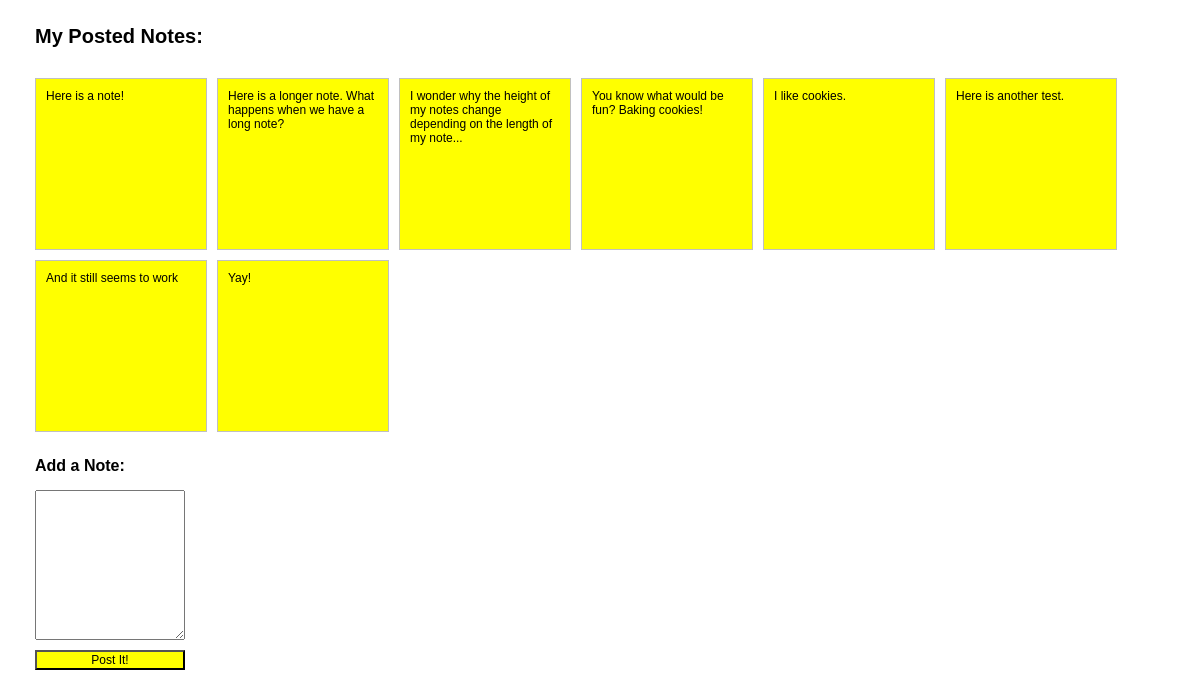
The page / on the database its author committed.
### tables this page shows
CREATE TABLE `posts` (
  `id` int(11) NOT NULL AUTO_INCREMENT,
  `description` text,
  `created_at` datetime DEFAULT NULL,
  `updated_at` datetime DEFAULT NULL,
  PRIMARY KEY (`id`)
);

### connection.php (called while the page is built, shortened)
<?php
function fetch_all($query)
{
	$data = array();
	$result = mysql_query($query);
	while($row = mysql_fetch_assoc($result))
	{
		$data[] = $row;
	}
	return $data;
}
?>

### include/functions.php (the view, shortened to what this page needs)
<?php
	function get_notes()
	{
		$get_notes_query = "SELECT * FROM posts";
		return fetch_all($get_notes_query);
	}
	function display_notes()
	{
		$notes = get_notes();
		$html = "";
		foreach($notes as $note)
		{
			$html .= "<div class='note'>{$note['description']}</div>";
		}
		return $html;
	}
?>

### index.php (shortened to what this page needs)
<?php
	require("connection.php");
	require("include/functions.php");
?>
<html>
	<head>
		<link rel="stylesheet" type="text/css" href="css/mycss.css">
		<link media="all" type="text/css" href="http://ajax.googleapis.com/ajax/libs/jqueryui/1.10.3/themes/ui-lightness/jquery-ui.css" rel="stylesheet" />
	</head>
	<body>
		<div id="container">
			<h1>My Posted Notes:</h1>
			<div id="note_container">
				<?= display_notes() ?>
			</div>
			<form id="create_note" action="process.php" method="post">
				<div><label for="note_description">Add a Note:</label></div>
				<div><textarea id="note_description" name="note_description"></textarea></div>
				<input type="submit" value="Post It!" />
			</form>
		</div>
	</body>
</html>

### css/mycss.css (style rules this page uses)
* { color: #000; font: inherit; font-family: arial; font-size: 12px; margin: 0px auto; padding: 0px; }
h1 { font-size: 20px; font-weight: bold; margin: 15px 25px; }
.note { background-color: yellow; border: 1px solid silver; float: left; height: 150px; margin: 5px; padding: 10px; width: 150px; }
#container { margin: 10px; overflow: hidden; }
#note_container { margin: 10px 0px 15px 10px; padding: 10px; }
#create_note { margin: 5px 20px; padding: 5px; }
#create_note div { margin: 5px 0px; padding: 5px 0px; }
#create_note label { font-size: 16px; font-weight: bold; }
#create_note input[type="submit"] { background-color: yellow; height: 20px; width: 150px; }
#note_description { height: 150px; width: 150px; }

### rows shown on the page
posts: description "Here is a note!"
posts: description "Here is a longer note. What happens when we have a long note?"
posts: description "I wonder why the height of my notes change depending on the length of my note..."
posts: description "You know what would be fun? Baking cookies!"
posts: description "I like cookies."
posts: description "Here is another test."
posts: description "And it still seems to work"
posts: description "Yay!"
